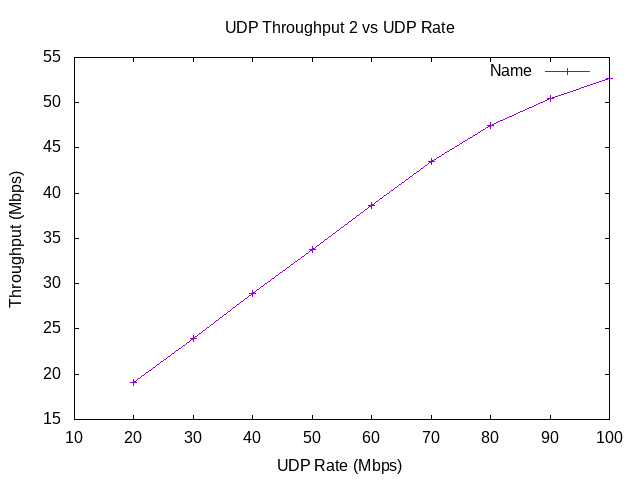

Recreate this plot in gnuplot.
set terminal png
set output "graph6.png"
set title "UDP Throughput 2 vs UDP Rate"
set xlabel "UDP Rate (Mbps)"
set ylabel "Throughput (Mbps)"

set xrange [10:100]
plot "-"  title "Name" with linespoints
20 19.0453
30 23.9944
40 28.8843
50 33.7568
60 38.6224
70 43.4868
80 47.4776
90 50.4289
100 52.6855
e
